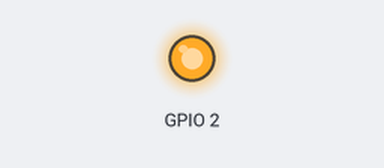
The sketch below on a simulated ESP32. Shown: output pins drawn as LEDs (lit = HIGH). USB keyboard and mouse output is not drawn; what the sketch prints to the serial monitor is not drawn.

Above: at 0.1 s.
Timing chart, 0 to 1.6 s (numbered marks = the images above):
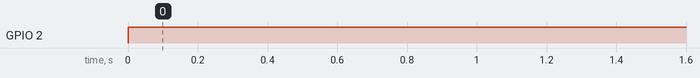

The sketch:

HackChromeBookESP32.ino
```cpp
/**
 * This example turns the ESP32 into a Bluetooth LE keyboard that writes the words, presses Enter, presses a media key and then Ctrl+Alt+Delete
 */
#include <BleKeyboard.h>

BleKeyboard bleKeyboard;

void setup() {
  Serial.begin(115200);
  Serial.println("Starting BLE");
  bleKeyboard.begin();
  pinMode(2, OUTPUT);
}

void loop() {
  if(bleKeyboard.isConnected()) {
    digitalWrite(2, HIGH);
    Serial.println("New Window");
    bleKeyboard.press(KEY_LEFT_CTRL);
    bleKeyboard.print("n");
    delay(400);
    bleKeyboard.print("t");
    bleKeyboard.release(KEY_LEFT_CTRL);

    delay(1500);

    //bleKeyboard.press(KEY_VOLUME_UP);

    Serial.println("Sending hacked message");
    bleKeyboard.print("Your Being Hacked!");

    delay(2000);

    Serial.println("Sending Rick");
    bleKeyboard.press(KEY_LEFT_CTRL);
    bleKeyboard.print("t");
    bleKeyboard.release(KEY_LEFT_CTRL);
    delay(500);
    bleKeyboard.print("https://www.youtube.com/watch?v=oPLObjVAvIU");
    delay(500);
    Serial.println("Sending Enter key...");
    bleKeyboard.write(KEY_RETURN);

    delay(6500);

    Serial.println("Sending Shut Off");
    bleKeyboard.press(KEY_LEFT_CTRL);

    bleKeyboard.press(KEY_LEFT_SHIFT);
    bleKeyboard.print("q");
    delay(100);
    bleKeyboard.print("q");
    delay(500);
    bleKeyboard.releaseAll();
  }else
  {
    digitalWrite(2, LOW);
    Serial.println("Disconnected");
  }

  Serial.println("Waiting 5 seconds...");
  delay(5000);
}
```

Measured:
- by itself, GPIO 2: LOW → HIGH at 0.00 s
